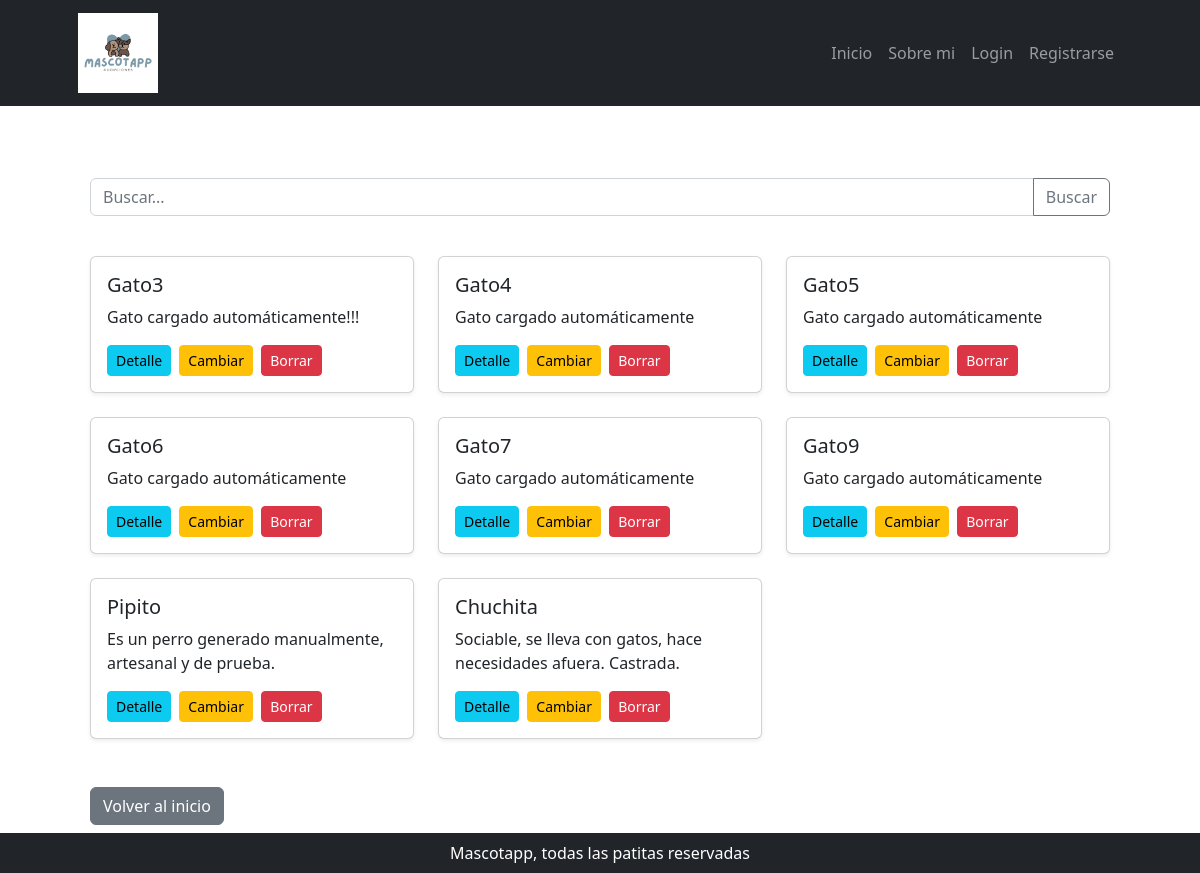
Screenshot of /mascota/lista/ with the database file from the repository.
### mascota/models.py (models this page shows, shortened)
class Mascota(models.Model):
    categoria_id = models.ForeignKey(
        MascotaCategoria, null = True, blank = True, on_delete = models.SET_NULL, verbose_name = "categoría de mascota"
    )
    adoptada            = models.BooleanField(default=False)
    nombre              = models.CharField(max_length=100)
    especie             = models.CharField(max_length=100)
    tamano              = models.CharField(max_length=100)
    edad                = models.IntegerField()
    descripcion         = models.TextField(null=True, blank=True, verbose_name="descripción")
    fecha_actualizacion = models.DateField(
        null = True, blank = True, default = timezone.now, editable = False, verbose_name = "fecha de actualización"
    )
    class Meta:
        verbose_name = "mascota"
        verbose_name_plural = "mascotas"

### mascota/views.py (the view)
# urls.py: path("lista/", MascotaList.as_view(), name="mascota_list"),
class MascotaList(ListView):
    model = Mascota
    template_name = 'mascota/mascota_list.html'
    context_object_name = 'mascotas'
    def get_queryset(self):
        QuerySet = super().get_queryset()
        nombre = self.request.GET.get('consulta', None)
        if nombre:
            QuerySet = QuerySet.filter(nombre__icontains = nombre)
        return QuerySet

### mascota/templates/mascota/mascota_list.html (shortened to what this page needs)
{% extends 'core/base.html' %}
{% load static %}
{% block contenido %}
<section class="container my-5">
    <section class="py-4">
        <form class="input-group mb-3" action="{% url 'mascota:mascota_list' %}" method="get">
            <input type="text" class="form-control" name="consulta" placeholder="Buscar..." aria-label="Buscar">
            <button class="btn btn-outline-secondary" type="submit" id="button-addon2">Buscar</button>
        </form>
    </section>
    {% if not object_list %}
        <p>No tenemos mascotas en adopción actualmente! 🥳</p>
    {% else %}
        <div class="row">
            {% for mascota in object_list %}
                <div class="col-md-4 mb-4">
                    <div class="card h-100 shadow-sm">
                        <div class="card-body d-flex flex-column">
                            <h5 class="card-title">{{ mascota.nombre }}</h5>
                            <p class="card-text">{{ mascota.descripcion|truncatewords:20 }}</p>
                            <div class="mt-auto">
                                <a href="{% url 'mascota:detalle_mascota' mascota.id %}" class="btn btn-info btn-sm me-1">Detalle</a>
                                <a href="{% url 'mascota:actualizar_mascota' mascota.id %}" class="btn btn-warning btn-sm me-1">Cambiar</a>
                                <a href="{% url 'mascota:mascota_confirm_delete' mascota.id %}" class="btn btn-danger btn-sm">Borrar</a>
                            </div>
                        </div>
                    </div>
                </div>
            {% endfor %}
        </div>
    {% endif %}
    <section class="mt-4">
        <a class="btn btn-secondary" href="{% url 'core:home' %}" role="button">Volver al inicio</a>
    </section>
</section>
{% endblock contenido %}

### rows the page displays
Mascota: nombre "Gato3", descripcion "Gato cargado automáticamente!!!"
Mascota: nombre "Gato4", descripcion "Gato cargado automáticamente"
Mascota: nombre "Gato5", descripcion "Gato cargado automáticamente"
Mascota: nombre "Gato6", descripcion "Gato cargado automáticamente"
Mascota: nombre "Gato7", descripcion "Gato cargado automáticamente"
Mascota: nombre "Gato9", descripcion "Gato cargado automáticamente"
Mascota: nombre "Pipito", descripcion "Es un perro generado manualmente, artesanal y de prueba."
Mascota: nombre "Chuchita", descripcion "Sociable, se lleva con gatos, hace necesidades afuera. Castrada."
